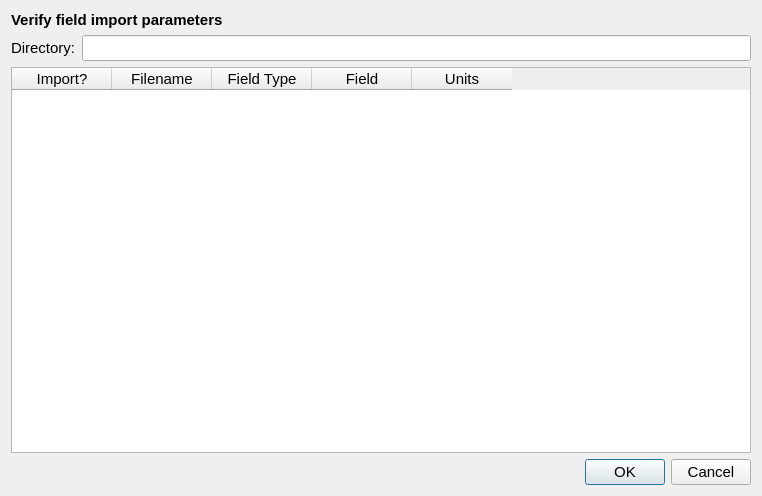
<?xml version="1.0" encoding="UTF-8"?>
<ui version="4.0">
 <class>FileImportDialog</class>
 <widget class="QDialog" name="FileImportDialog">
  <property name="geometry">
   <rect>
    <x>0</x>
    <y>0</y>
    <width>762</width>
    <height>496</height>
   </rect>
  </property>
  <property name="sizePolicy">
   <sizepolicy hsizetype="Expanding" vsizetype="Expanding">
    <horstretch>0</horstretch>
    <verstretch>0</verstretch>
   </sizepolicy>
  </property>
  <property name="windowTitle">
   <string>Dialog</string>
  </property>
  <layout class="QVBoxLayout" name="verticalLayout">
   <item>
    <widget class="QLabel" name="labelDialog">
     <property name="font">
      <font>
       <pointsize>11</pointsize>
       <bold>true</bold>
      </font>
     </property>
     <property name="text">
      <string>Verify field import parameters</string>
     </property>
    </widget>
   </item>
   <item>
    <layout class="QHBoxLayout" name="horizontalLayout">
     <item>
      <widget class="QLabel" name="labelDirectory">
       <property name="font">
        <font>
         <pointsize>11</pointsize>
        </font>
       </property>
       <property name="text">
        <string>Directory:</string>
       </property>
      </widget>
     </item>
     <item>
      <widget class="QLineEdit" name="lineEditDirectory">
       <property name="font">
        <font>
         <pointsize>11</pointsize>
        </font>
       </property>
      </widget>
     </item>
    </layout>
   </item>
   <item>
    <widget class="QTableWidget" name="tableWidget">
     <property name="font">
      <font>
       <pointsize>11</pointsize>
      </font>
     </property>
     <column>
      <property name="text">
       <string>Import?</string>
      </property>
     </column>
     <column>
      <property name="text">
       <string>Filename</string>
      </property>
     </column>
     <column>
      <property name="text">
       <string>Field Type</string>
      </property>
     </column>
     <column>
      <property name="text">
       <string>Field</string>
      </property>
     </column>
     <column>
      <property name="text">
       <string>Units</string>
      </property>
     </column>
    </widget>
   </item>
   <item>
    <widget class="QDialogButtonBox" name="buttonBox">
     <property name="font">
      <font>
       <pointsize>11</pointsize>
      </font>
     </property>
     <property name="orientation">
      <enum>Qt::Horizontal</enum>
     </property>
     <property name="standardButtons">
      <set>QDialogButtonBox::Cancel|QDialogButtonBox::Ok</set>
     </property>
    </widget>
   </item>
  </layout>
 </widget>
 <resources/>
 <connections>
  <connection>
   <sender>buttonBox</sender>
   <signal>accepted()</signal>
   <receiver>FileImportDialog</receiver>
   <slot>accept()</slot>
   <hints>
    <hint type="sourcelabel">
     <x>248</x>
     <y>254</y>
    </hint>
    <hint type="destinationlabel">
     <x>157</x>
     <y>274</y>
    </hint>
   </hints>
  </connection>
  <connection>
   <sender>buttonBox</sender>
   <signal>rejected()</signal>
   <receiver>FileImportDialog</receiver>
   <slot>reject()</slot>
   <hints>
    <hint type="sourcelabel">
     <x>316</x>
     <y>260</y>
    </hint>
    <hint type="destinationlabel">
     <x>286</x>
     <y>274</y>
    </hint>
   </hints>
  </connection>
 </connections>
</ui>
